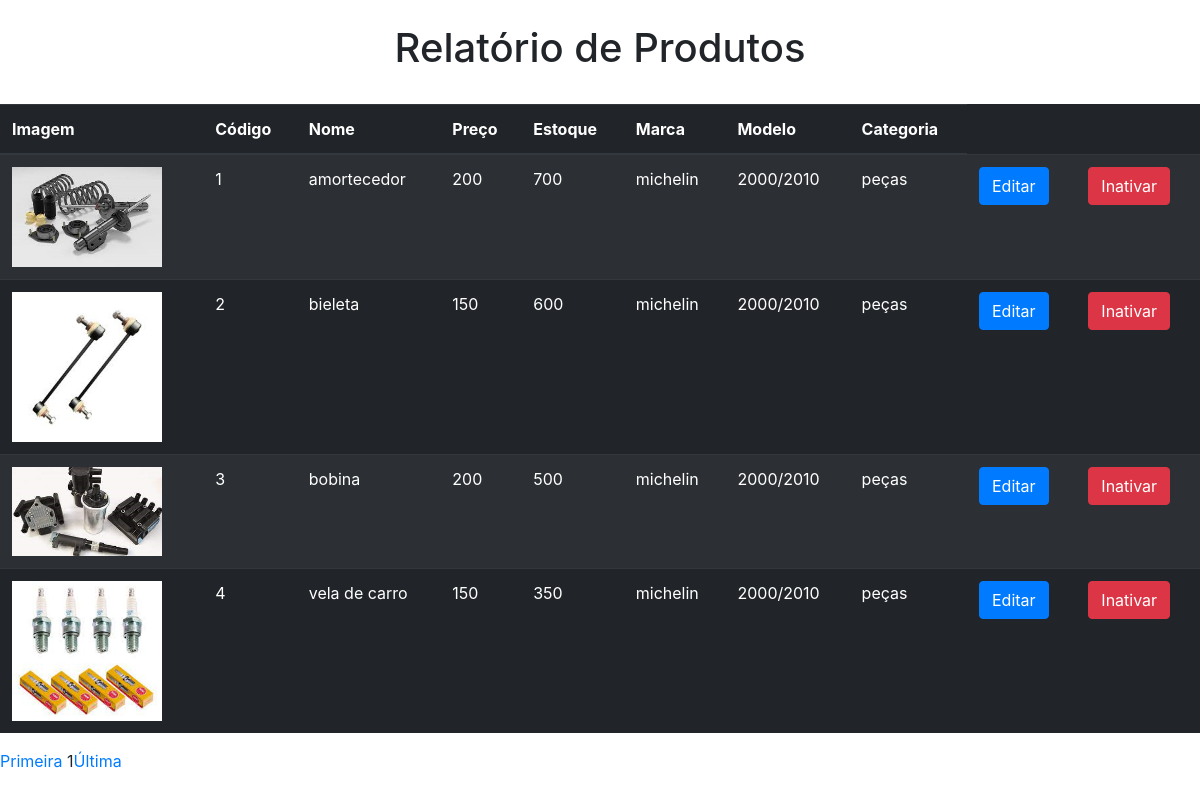
Screenshot of /relat_peca.php with the database file from the repository.
### tables this page shows
create table peca(
	codigopeca integer primary key auto_increment,
	nome varchar(60) not null,
	descricao varchar(255) not null,
	idcategoria integer not null,
	marca varchar(40) not null,
	modeloano varchar(250) not null,
	estoque integer not null,
	preco double not null,
	foto varchar(255) not null,
	foreign key(idcategoria) references categoria(idcategoria));

create table categoria(
	idcategoria integer primary key auto_increment,
	categoria varchar (60));

### relat_peca.php (the view, shortened to what this page needs)
<?php
    require_once 'header.php';
    require_once 'conexao.php';
    $pageatual = filter_input(INPUT_GET, "page", FILTER_SANITIZE_NUMBER_INT);
    $page = (!empty($pageatual)) ? $pageatual : 1;
    $limitereg = 5;
    $inicio = ($limitereg * $page) - $limitereg;
    $busca = "SELECT p.codigopeca,p.nome,p.estoque,p.marca,p.modeloano,p.foto,p.preco,c.categoria
    from peca p,categoria c WHERE c.idcategoria = p.idcategoria and p.estoque>0 LIMIT $inicio,$limitereg";
    $resultado = $conn -> prepare($busca);
    $resultado -> execute();
    if(($resultado) AND ($resultado -> rowCount() !=0)){
?>
<br>
<h1 class="text-center">Relatório de Produtos</h1>
<br>
<table class="table table-striped table-dark">
  <thead>
    <tr>
      <th>Imagem</th>
      <th>Código</th>
      <th>Nome</th>
      <th>Preço</th>
      <th>Estoque</th>
      <th>Marca</th>
      <th>Modelo</th>
      <th>Categoria</th>
    </tr>
  </thead>
  <tbody>
<?php
  while($linha = $resultado -> fetch(PDO::FETCH_ASSOC)){
      extract($linha);
?>
    <tr>
      <td><img src="<?php echo $foto; ?>" style=width:150px;heigth:150px;></td>
      <td><?php echo $codigopeca; ?></td>
      <td><?php echo $nome; ?></td>
      <td><?php echo $preco; ?></td>
      <td><?php echo $estoque; ?></td>
      <td><?php echo $marca; ?></td>
      <td><?php echo $modeloano; ?></td>
      <td><?php echo $categoria; ?></td>
      <td>
        <?php echo "<a href='editar.php?codigo=$codigopeca'>"; ?>
        <input type="submit" name="editar" class="btn btn-primary" value="Editar">
      </td>
      <td>
        <?php echo "<a href='excluir.php?codigo=$codigopeca'>"; ?>
        <input type="submit" name="excluir" class="btn btn-danger" value="Inativar">
      </td>
    </tr>
<?php
        }
?>
    </tbody>
    </table>
<?php
    }
  $qtregistro = "SELECT COUNT(codigopeca) AS registros FROM peca WHERE estoque>0";
  $resultado = $conn->prepare($qtregistro);
  $resultado->execute();
  $resposta = $resultado->fetch(PDO::FETCH_ASSOC);
  $qnt_pagina = ceil($resposta['registros'] / $limitereg);
  echo "<a href='relat_peca.php?page=1'>Primeira</a> ";
  echo "$page";
  echo "<a href='relat_peca.php?page=$qnt_pagina'>Última</a>";
?>

### header.php (shortened to what this page needs)
<!DOCTYPE html>
<html lang="pt-br">
<head>
    <link rel="stylesheet" href="https://stackpath.bootstrapcdn.com/bootstrap/4.1.3/css/bootstrap.min.css"
>
    <link rel="stylesheet" href="style.css">
    <link rel="stylesheet" href="pecas.css">
    <link rel="stylesheet" href="acessorios.css">
</head>
<body>

### rows the page displays
peca: foto (picture), codigopeca "1", nome "amortecedor", preco "200", estoque "700", marca "michelin", modeloano "2000/2010", idcategoria.categoria "peças"
peca: foto (picture), codigopeca "2", nome "bieleta", preco "150", estoque "600", marca "michelin", modeloano "2000/2010", idcategoria.categoria "peças"
peca: foto (picture), codigopeca "3", nome "bobina", preco "200", estoque "500", marca "michelin", modeloano "2000/2010", idcategoria.categoria "peças"
peca: foto (picture), codigopeca "4", nome "vela de carro", preco "150", estoque "350", marca "michelin", modeloano "2000/2010", idcategoria.categoria "peças"

### other values shown
$page "1"
